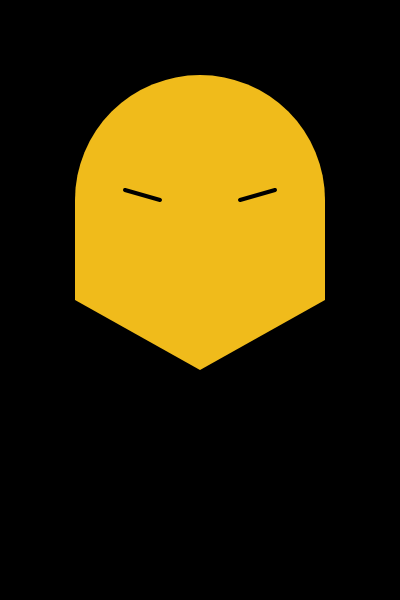
Frame 1 (no input)
Frame 60 (no input): identical to frame 1, image omitted
Frame 120 (the mouse pressed at the canvas centre since frame 60): identical to frame 1, image omitted

The p5.js sketch that drew this single still picture (run headless with seeded random() and noise() and a simulated clock; from frame 60 on, the mouse is pressed at the canvas centre):

// p5.js sketch
// ── sketch.js
function setup() {
  createCanvas(400, 600);
}

function draw() {
  background(0);
  noStroke()
  fill("#F0BB1B")
  circle(200,200,250)
  rect(75,200,250,100)
  triangle(75,300,200,370,325,300)
  
  strokeWeight(4)
  stroke(0)
  line(125,190,160,200)
  line(275,190,240,200)
}
